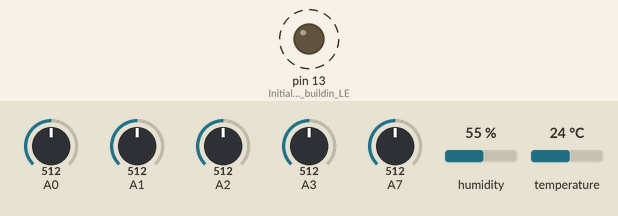
A sketch run on a simulated Arduino Nano, built with avr-gcc and run on an emulated ATmega328P. Shown: output pins drawn as LEDs (lit = HIGH). Dashed ring = blinking. Inputs (shaded band) come from the test bench; at power-on: A0 = 512, A1 = 512, A2 = 512, A3 = 512, A7 = 512, humidity 55 %, temperature 24 °C. The local clock reads 2024-03-15 10:24:30 at power-on unless the sketch sets it; storage starts empty; what the sketch prints to the serial monitor is not drawn.

Above: at 2.5 s.
Timing chart, 0 to 4.7 s (numbered marks = the images above):
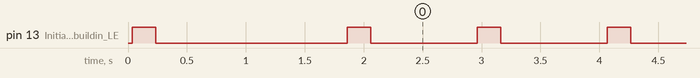

The sketch:

Temp_logger.ino
```cpp
// Clock module
#include <Wire.h>                   // for I2C communication
#include <RTClib.h>                 // for RTC
RTC_DS3231 rtc;                     // create rtc for the DS3231 RTC module, address is fixed at 0x68

//DHT11 sensor
#include <dht.h>
dht DHT;
#define DHT11_PIN 4

// SD card module
#include <SD.h>
#include <SPI.h>
File log_File;
const int chipSelect = 10;
char csv_file_name[15]; // Array for csv filename
char dataStr[100];      // Array for Data string for the CSV file
char buffer[6];         // Buffer for float conversion
char timestamp[20];     // Buffer for the timestamp

// Modes for testing. serial_mode sends data to the computer, sd_mode writes data in the SD card.
// serial_mode is used for development and debug, and turned off for running the measurement system.
// sd_mode is used for writing the data in the SD card. Usefu for development and debug. Mandatory for measurement running log.
bool serial_mode = true;
bool sd_mode = true;

// Function for troubleshooting. This function helps to identify errors based in the number of blinks in the buildin LED
void errorBlinks(int n_blinks, int on_durantion, int off_duration) {
  for (int i=1; i<= n_blinks; i++) {
    digitalWrite(LED_BUILTIN, HIGH);   // turn the LED on (HIGH is the voltage level)
    delay(on_durantion);              // wait for a second (1000 milliseconds)
    digitalWrite(LED_BUILTIN, LOW);    // turn the LED off by making the voltage LOW
    delay(off_duration);
  }
}

void setup() {
  Serial.begin(9600);
  pinMode(LED_BUILTIN, OUTPUT); // Initialize the buildin LED for easy debug

  // Clock device presence check
  if (! rtc.begin()) {
    if (serial_mode){
      Serial.println(F("RTC Module not found"));
    }
    // If clock is not present, it will blink two, then a second-long pause
    while (1) {
      errorBlinks(2,200,600);
      delay(1000);

    } // Halt if no RTC is found
  }

  rtc.adjust(DateTime(F(__DATE__), F(__TIME__))); //Sets the RTC to the date & time the sketch was compiled

  if (sd_mode) {
    if (SD.begin(chipSelect)) {
      if (serial_mode){
        Serial.println(F("SD card is present & ready"));
      }
    }
    else {
      if (serial_mode){
        Serial.println(F("SD card missing or failure"));
      }
      // If SD not present, it will blink 3 times
      while(1) {
      errorBlinks(3,200,600);
      delay(1000);
      } //halt program
    }
  }
    // Future improvement involves dynamic file names in some way. Possible solution: use the timestamp as the filename, so it will not repeat.
    csv_file_name[0] = 0; // cleaning file name
    strcat(csv_file_name,"File3.txt"); //append the file extension

    //write csv headers to file:
    log_File = SD.open(csv_file_name, FILE_WRITE);
    if (log_File) // it opened OK
    {
      //Serial.println(F("Writing headers to csv file"));
      log_File.println("dt,bat_v,dht_t,dht_h,ref_v,therm_v,out_v,in_v");
      log_File.close();

      // Blink once when writting on SD
      errorBlinks(1,200,500);
      delay(1000);
      //Serial.println("Headers written in SD"); // change for output status with led lights blink or display
    }
    else {
      if (serial_mode){
      Serial.println("Error opening csv file");
      }
      // If SD not present, it will blink 3 times
      while(1) {
      errorBlinks(3,200,600);
      delay(1000);
      }
    }

  if (serial_mode){
    Serial.println(F("dt,bat_v,dht_h,dht_t,ref_v,therm_v,out_v,in_v"));
  }
}

void loop() {

  // Reading sensors
  int chk = DHT.read11(DHT11_PIN); // DHT11

  // Battery voltage divider. Used for checking the battery level
  int sensor_battery_vol_div = analogRead(A7);
  float battery_vol_div = sensor_battery_vol_div*(9.00/1023.00);

  // Indoors reference voltage divider
  int sensor_ref_vol_div = analogRead(A3);
  float ref_vol_div = sensor_ref_vol_div*(5.00/1023.00);

  // Therm voltage divider
  int sensor_therm_vol_div = analogRead(A2);
  float therm_vol_div = sensor_therm_vol_div*(2*ref_vol_div/1023.00);

  // Outdoors voltage divider
  int sensor_out_vol_div = analogRead(A1);
  float out_vol_div = sensor_out_vol_div*(2*ref_vol_div/1023.00);

  // Indoors voltage divider
  int sensor_in_vol_div = analogRead(A0);
  float in_vol_div = sensor_in_vol_div*(2*ref_vol_div/1023.00);

  //Generate the timestamp
  timestamp[0] = 0; // Cleaning the array
  DateTime now = rtc.now(); // Get the timestamp for the current datetime
  sprintf(timestamp, "%4d%02d%02dT%02d%02d%02d", now.year(),now.month(),now.day(),now.hour(), now.minute(), now.second()); // Timestamp with no divisor to save memory

  // Creating the array to append to the CSV file
  dataStr[0] = 0; // Clear dataStr and start with the timestamp

  // Timestamp
  strcat(dataStr,timestamp); //append the timestamp
  strcat(dataStr, ","); //append the delimeter

  // Battery voltage divider
  dtostrf(battery_vol_div, 5, 3, buffer);  //5 is mininum width, 3 is precision; float value is copied onto buff
  strcat( dataStr, buffer); //append the coverted float
  strcat( dataStr, ","); //append the delimeter

  // DHT reference indoors temperature
  dtostrf(DHT.temperature, 5, 1, buffer);
  strcat( dataStr, buffer);
  strcat( dataStr, ",");

  // DHT reference indoors humidity
  dtostrf(DHT.humidity, 5, 1, buffer);
  strcat( dataStr, buffer);
  strcat( dataStr, ",");

  //  Reference indoors voltage divider
  dtostrf(ref_vol_div, 5, 3, buffer);
  strcat( dataStr, buffer);
  strcat( dataStr, ",");

  // Voltage divider with one resistor outdoors
  dtostrf(out_vol_div, 5, 3, buffer);
  strcat( dataStr, buffer);
  strcat( dataStr, ",");

  // Voltage divider with thermistor outdoors
  dtostrf(therm_vol_div, 5, 3, buffer);
  strcat( dataStr, buffer); //append the coverted float
  strcat( dataStr, ","); //append the delimeter

  // Voltage divider with one resistor indoors, close to the hot air vent
  dtostrf(in_vol_div, 5, 3, buffer);
  strcat( dataStr, buffer);
  strcat( dataStr, 0);
  Serial.println(dataStr);

  // Serial mode for debugging
  if (serial_mode){
    Serial.println(dataStr);
  }

  if (sd_mode){
    // Open the file. Note that only one file can be open at a time,
    log_File = SD.open(csv_file_name, FILE_WRITE);
    // if the file opened okay, write to it:
    if (log_File)
    {
      if (serial_mode){
        Serial.println(F("Writing to SD"));
      }

      log_File.println(dataStr);  // write the new row in the CSV file
      log_File.close(); // Close the CSV file

      // Blink once when writting on SD
      errorBlinks(1,200,400);
      delay(400);

    }
    else
    {
      if (serial_mode){
        Serial.println(F("Cannot open csv"));
      }

      // LED goes on and the program stops if the wirting is unsuccessful
      digitalWrite(LED_BUILTIN, HIGH);   // turn the LED on (HIGH is the voltage level)
      delay(5000);
      // Blink 3 times in case of SD problems
      while (1){
        // If SD not present, it will blink 3 times
        errorBlinks(3,200,600);
        delay(1000);
      }
    }
  }
  //delay(1000);               // wait for a second to start the new measuring ccycle
}
```

Measured:
- by itself, pin 13 (Initialize_the_buildin_LE): repeats every 1.1 s: HIGH 0.20 s, LOW 0.90 s
